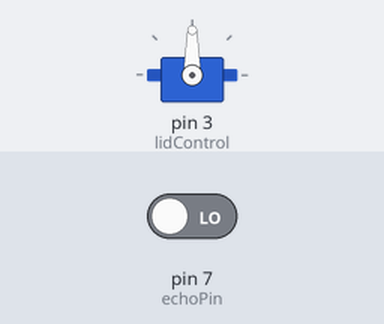
The sketch below on a simulated Arduino Uno, built with avr-gcc and run on an emulated ATmega328P. On the bench: servo. The inputs (shaded band) are chosen by the test bench; at power-on: pin 7 (echoPin) LOW. What the sketch prints to the serial monitor is not drawn.

Above: at 0.1 s.
At 1.1 s:
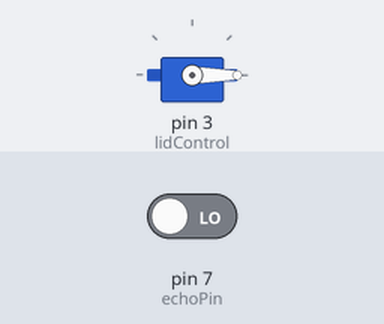
Timing chart, 0 to 2.6 s (numbered marks = the images above):
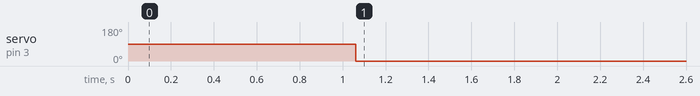

The sketch:

codeForDustbin.ino
```cpp
#include <Servo.h>
Servo servo;
int trigPin = 5;
int echoPin = 7;
int lidControl = 3;
int powerServo = 2;
long distance;
int duration;
void setup() {
  // put your setup code here, to run once:
  Serial.begin(9600);
  servo.attach(lidControl);
  digitalWrite(powerServo, HIGH);
  pinMode(trigPin, OUTPUT);
  pinMode(echoPin, INPUT);

}

void loop() {

  digitalWrite(trigPin, HIGH);
  delay(10);
  digitalWrite(trigPin, LOW);

  duration = pulseIn(echoPin, HIGH);
  distance = (0.034*duration)/2;

  if(distance<30){
    delay(50);
    servo.write(0);
    delay(1700);
  }
  else{
    delay(10);
    servo.write(90);
    delay(100);
  }
  Serial.println(distance);


}
```

Measured:
- by itself, servo on pin 3 (lidControl): 90° → 0° at 1.1 s
